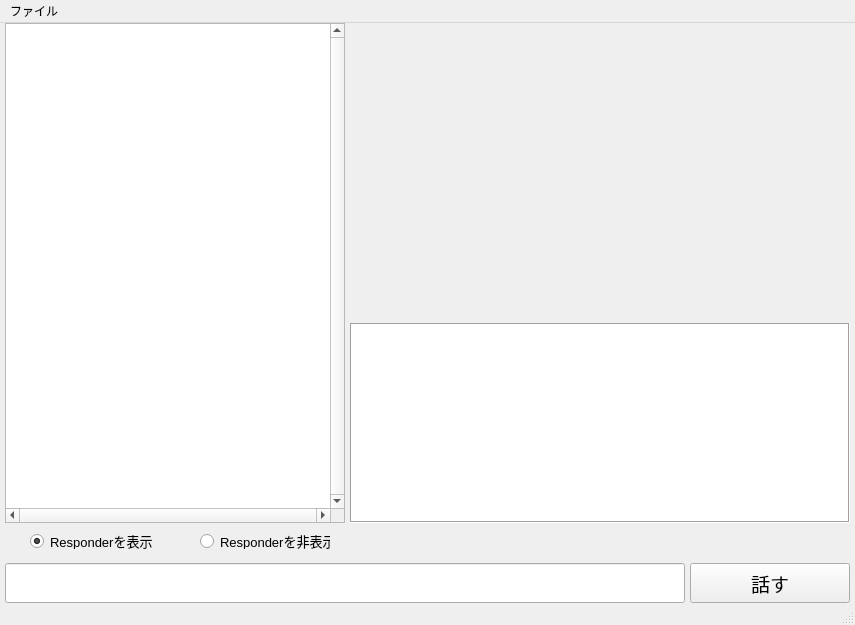
<?xml version="1.0" encoding="UTF-8"?>
<ui version="4.0">
 <class>MainWindow</class>
 <widget class="QMainWindow" name="MainWindow">
  <property name="geometry">
   <rect>
    <x>0</x>
    <y>0</y>
    <width>855</width>
    <height>625</height>
   </rect>
  </property>
  <property name="windowTitle">
   <string>MainWindow</string>
  </property>
  <widget class="QWidget" name="centralwidget">
   <widget class="QRadioButton" name="RadioButton_1">
    <property name="geometry">
     <rect>
      <x>30</x>
      <y>510</y>
      <width>130</width>
      <height>16</height>
     </rect>
    </property>
    <property name="font">
     <font>
      <pointsize>10</pointsize>
     </font>
    </property>
    <property name="text">
     <string>Responderを表示</string>
    </property>
    <property name="checked">
     <bool>true</bool>
    </property>
   </widget>
   <widget class="QRadioButton" name="RadioButton_2">
    <property name="geometry">
     <rect>
      <x>200</x>
      <y>510</y>
      <width>130</width>
      <height>16</height>
     </rect>
    </property>
    <property name="font">
     <font>
      <pointsize>10</pointsize>
     </font>
    </property>
    <property name="text">
     <string>Responderを非表示</string>
    </property>
   </widget>
   <widget class="QLineEdit" name="LineEdit">
    <property name="geometry">
     <rect>
      <x>5</x>
      <y>540</y>
      <width>680</width>
      <height>40</height>
     </rect>
    </property>
    <property name="font">
     <font>
      <pointsize>14</pointsize>
     </font>
    </property>
   </widget>
   <widget class="QPushButton" name="ButtonTalk">
    <property name="geometry">
     <rect>
      <x>690</x>
      <y>540</y>
      <width>160</width>
      <height>40</height>
     </rect>
    </property>
    <property name="font">
     <font>
      <pointsize>14</pointsize>
     </font>
    </property>
    <property name="text">
     <string>話す</string>
    </property>
   </widget>
   <widget class="QLabel" name="LabelShowImg">
    <property name="geometry">
     <rect>
      <x>350</x>
      <y>0</y>
      <width>500</width>
      <height>300</height>
     </rect>
    </property>
    <property name="text">
     <string/>
    </property>
    <property name="pixmap">
     <pixmap resource="qt_resource.qrc">:/re/img/talk.gif</pixmap>
    </property>
   </widget>
   <widget class="QListWidget" name="ListWidgetLog">
    <property name="geometry">
     <rect>
      <x>5</x>
      <y>0</y>
      <width>340</width>
      <height>500</height>
     </rect>
    </property>
    <property name="font">
     <font>
      <pointsize>10</pointsize>
     </font>
    </property>
    <property name="verticalScrollBarPolicy">
     <enum>Qt::ScrollBarAlwaysOn</enum>
    </property>
    <property name="horizontalScrollBarPolicy">
     <enum>Qt::ScrollBarAlwaysOn</enum>
    </property>
   </widget>
   <widget class="QTextEdit" name="LabelResponce">
    <property name="geometry">
     <rect>
      <x>350</x>
      <y>300</y>
      <width>500</width>
      <height>200</height>
     </rect>
    </property>
    <property name="font">
     <font>
      <pointsize>14</pointsize>
      <weight>75</weight>
      <bold>true</bold>
     </font>
    </property>
    <property name="frameShape">
     <enum>QFrame::Box</enum>
    </property>
   </widget>
  </widget>
  <widget class="QMenuBar" name="menubar">
   <property name="geometry">
    <rect>
     <x>0</x>
     <y>0</y>
     <width>855</width>
     <height>22</height>
    </rect>
   </property>
   <widget class="QMenu" name="menu">
    <property name="title">
     <string>ファイル</string>
    </property>
    <addaction name="menuClose"/>
   </widget>
   <addaction name="menu"/>
  </widget>
  <widget class="QStatusBar" name="statusbar"/>
  <action name="menuClose">
   <property name="text">
    <string>閉じる</string>
   </property>
  </action>
 </widget>
 <resources>
  <include location="qt_resource.qrc"/>
 </resources>
 <connections>
  <connection>
   <sender>ButtonTalk</sender>
   <signal>clicked()</signal>
   <receiver>MainWindow</receiver>
   <slot>button_talk_slot()</slot>
   <hints>
    <hint type="sourcelabel">
     <x>815</x>
     <y>583</y>
    </hint>
    <hint type="destinationlabel">
     <x>665</x>
     <y>526</y>
    </hint>
   </hints>
  </connection>
  <connection>
   <sender>RadioButton_1</sender>
   <signal>clicked()</signal>
   <receiver>MainWindow</receiver>
   <slot>show_responder_name()</slot>
   <hints>
    <hint type="sourcelabel">
     <x>111</x>
     <y>537</y>
    </hint>
    <hint type="destinationlabel">
     <x>180</x>
     <y>528</y>
    </hint>
   </hints>
  </connection>
  <connection>
   <sender>RadioButton_2</sender>
   <signal>clicked()</signal>
   <receiver>MainWindow</receiver>
   <slot>hidden_responder_name()</slot>
   <hints>
    <hint type="sourcelabel">
     <x>292</x>
     <y>539</y>
    </hint>
    <hint type="destinationlabel">
     <x>363</x>
     <y>533</y>
    </hint>
   </hints>
  </connection>
  <connection>
   <sender>menuClose</sender>
   <signal>triggered()</signal>
   <receiver>MainWindow</receiver>
   <slot>close()</slot>
   <hints>
    <hint type="sourcelabel">
     <x>-1</x>
     <y>-1</y>
    </hint>
    <hint type="destinationlabel">
     <x>427</x>
     <y>312</y>
    </hint>
   </hints>
  </connection>
 </connections>
 <slots>
  <slot>button_talk_slot()</slot>
  <slot>show_responder_name()</slot>
  <slot>hidden_responder_name()</slot>
 </slots>
</ui>
